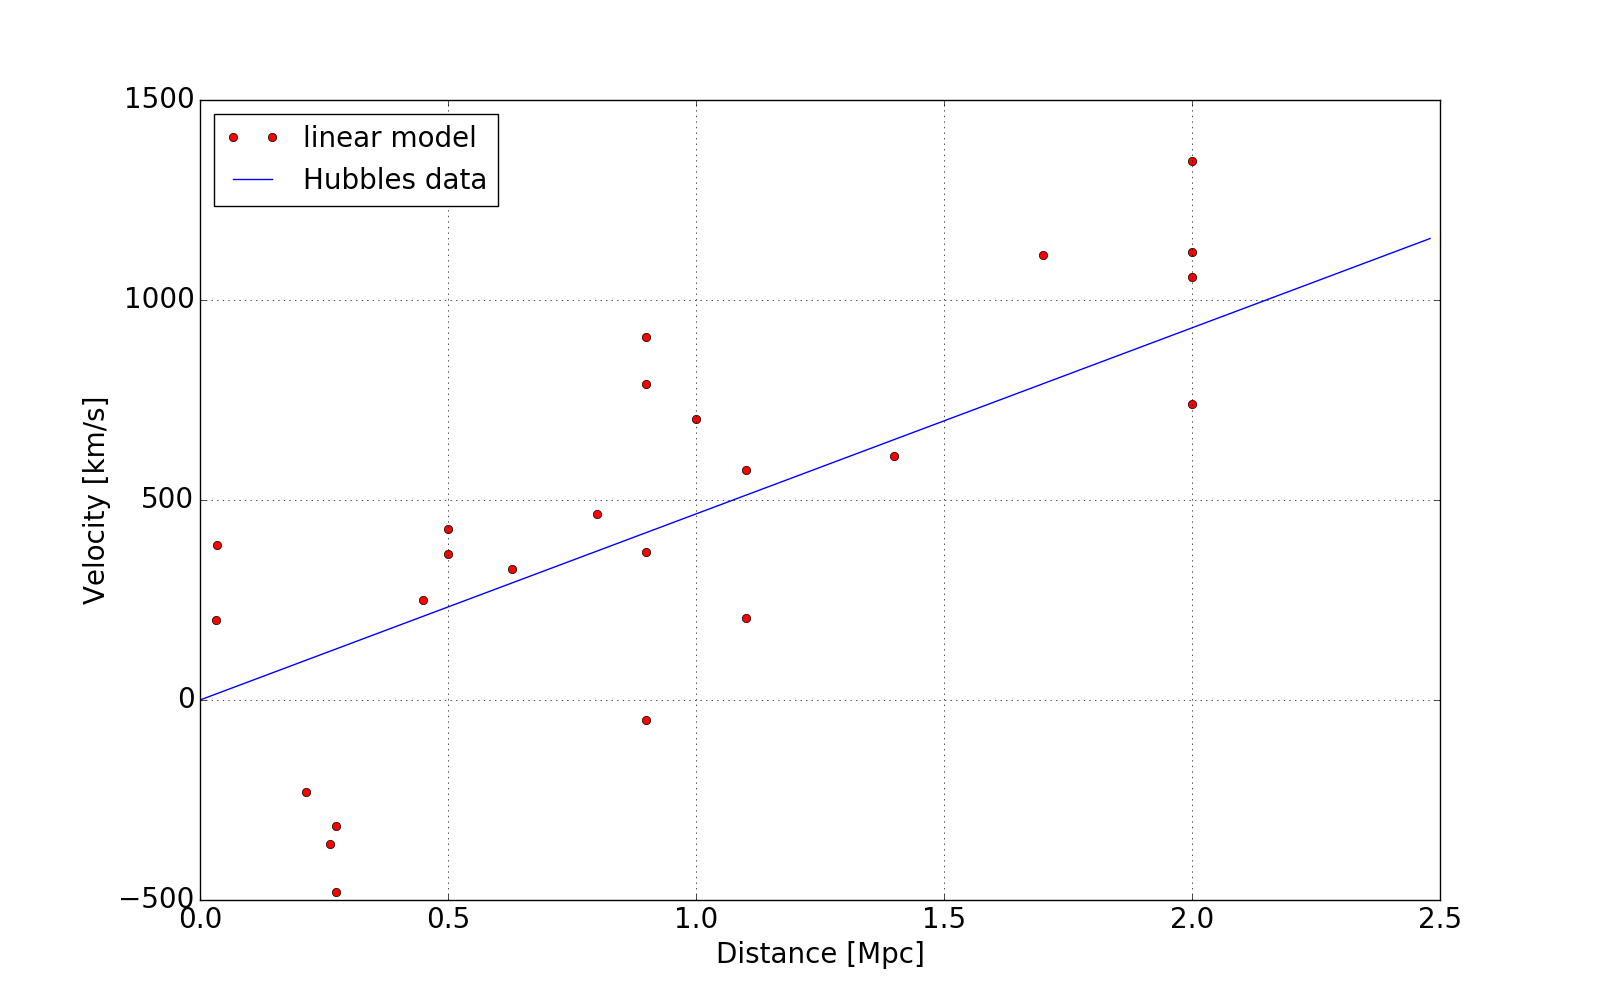

The script that drew this image:
# -*- coding: utf-8 -*-
"""
Created on Wed Nov 30 14:12:11 2016--epgrade

@author: Kieran
"""

from scipy import stats

import numpy as np
import scipy as sp
import matplotlib as mpl    
import matplotlib.pyplot as plt


from numpy import sqrt, pi, exp, linspace, loadtxt
from lmfit import  Model

def degtorad(angle):
    temp = 2*np.pi *((angle)/360)
    return temp

data = loadtxt('data.dat')
dist = data[:, 0]
vel = data[:, 1]
xco = np.cos(degtorad(data[:, 2]))*np.cos(degtorad(data[:, 3]))
yco = np.sin(degtorad(data[:, 2]))*np.cos(degtorad(data[:, 3]))
zco = np.sin(degtorad(data[:, 3]))


    
def velcorr(dist, K, X, Y, Z):
    "1-d gaussian: gaussian(x, amp, cen, wid)"
    return (K*dist + X*xco + Y*yco + Z*zco)
gmod = Model(velcorr)
print("test")
result = gmod.fit(vel, dist=dist,xco=xco, yco=yco, zco=zco, K=500, X=0, Y=0, Z=0)

print(result.fit_report())

label_size = 20
mpl.rcParams['xtick.labelsize'] = label_size
mpl.rcParams['ytick.labelsize'] = label_size 
plt.figure(figsize=(16,10))
plt.grid(True)
plt.plot(dist, vel+67.785*xco-236.245*yco+199.568*zco,         'ro', label='linear model')
x = np.arange(0., 2.5, 0.02)
v=465.2*x
plt.plot(x,v,'b-', label='Hubbles data')
plt.ylabel('Velocity [km/s]', fontsize=20)
plt.xlabel('Distance [Mpc]', fontsize=20)
plt.legend(loc=0, fontsize=20)
"plt.plot(dist, result.init_fit, 'k--')"
"plt.plot(dist, result.best_fit, 'r-')"
plt.show()
